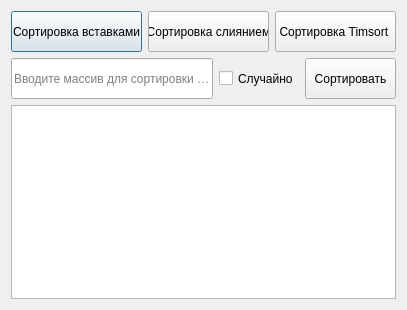
<?xml version="1.0" encoding="UTF-8"?>
<ui version="4.0">
 <class>Demo</class>
 <widget class="QDialog" name="Demo">
  <property name="geometry">
   <rect>
    <x>0</x>
    <y>0</y>
    <width>407</width>
    <height>310</height>
   </rect>
  </property>
  <property name="windowTitle">
   <string>Демонстрация</string>
  </property>
  <layout class="QGridLayout" name="gridLayout">
   <item row="0" column="0">
    <layout class="QVBoxLayout" name="verticalLayout">
     <item>
      <layout class="QHBoxLayout" name="horizontalLayout">
       <item>
        <widget class="QPushButton" name="demoInsertSortBtn">
         <property name="minimumSize">
          <size>
           <width>131</width>
           <height>41</height>
          </size>
         </property>
         <property name="text">
          <string>Сортировка вставками</string>
         </property>
        </widget>
       </item>
       <item>
        <widget class="QPushButton" name="demoMergeSortBtn">
         <property name="minimumSize">
          <size>
           <width>121</width>
           <height>41</height>
          </size>
         </property>
         <property name="text">
          <string>Сортировка слиянием</string>
         </property>
        </widget>
       </item>
       <item>
        <widget class="QPushButton" name="demoTimSortbtn">
         <property name="minimumSize">
          <size>
           <width>121</width>
           <height>41</height>
          </size>
         </property>
         <property name="text">
          <string>Сортировка Timsort </string>
         </property>
        </widget>
       </item>
      </layout>
     </item>
     <item>
      <layout class="QHBoxLayout" name="horizontalLayout_2">
       <item>
        <widget class="QLineEdit" name="lineEdit">
         <property name="minimumSize">
          <size>
           <width>108</width>
           <height>41</height>
          </size>
         </property>
         <property name="inputMethodHints">
          <set>Qt::ImhDigitsOnly</set>
         </property>
         <property name="placeholderText">
          <string>Вводите массив для сортировки здесь</string>
         </property>
        </widget>
       </item>
       <item>
        <widget class="QCheckBox" name="randomBox">
         <property name="minimumSize">
          <size>
           <width>74</width>
           <height>41</height>
          </size>
         </property>
         <property name="whatsThis">
          <string>Случайным образом заполняет массив</string>
         </property>
         <property name="text">
          <string>Случайно</string>
         </property>
        </widget>
       </item>
       <item>
        <widget class="QPushButton" name="sortBtn">
         <property name="minimumSize">
          <size>
           <width>91</width>
           <height>41</height>
          </size>
         </property>
         <property name="text">
          <string>Сортировать</string>
         </property>
        </widget>
       </item>
      </layout>
     </item>
     <item>
      <widget class="QGraphicsView" name="graphicsView"/>
     </item>
    </layout>
   </item>
  </layout>
 </widget>
 <resources/>
 <connections/>
</ui>
